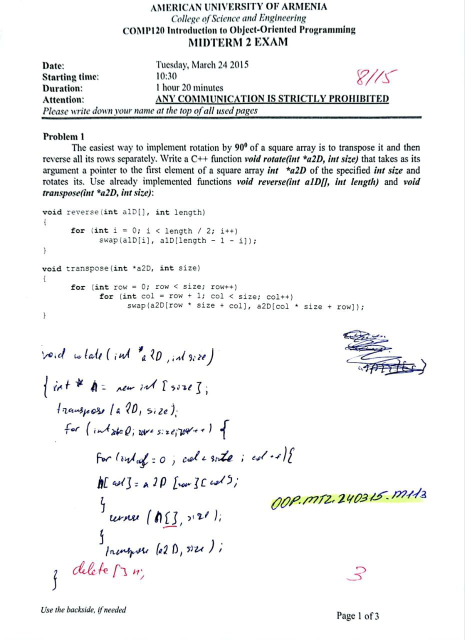
#> input picture MIDTERM/2M113/OOP.MT2.240315.m113.p1 copy.jpg, 930 x 1280 px (shown at 1/2 size)
$ python main.py
#> lines starting #> are read from the running program, lines starting #| are printed output that depends on the picture; after the words box and inside, x2 and y2 are one past the last pixel; in counts of white or black regions, pixels touching at a corner belong together
### Letter.py
class Letter:
    def __init__(self,coords,dims,number):
        self.id = number
        self.x = coords[0]
        self.y = coords[1]
        self.dimen = dims
        self.myCoor = [self.x,self.y]
        self.val = ""

    def getID(self):
        return self.id

    def getY(self):
        return self.y

    def getX(self):
        return self.x

    def getCoords(self):
        return self.myCoor

    def getHeight(self):
        return self.dimen[0]

    def getWidth(self):
        return self.dimen[1]

    def getDimension(self):
        return self.dimen

    def getValue(self):
        return self.val

    def getRight(self):
        return self.right

    def getLeft(self):
        return self.left

    def getArea(self):
        return self.dimen[0]*self.dimen[1]

### main.py
import Letter
import cv2
import numpy as np
from matplotlib import pyplot as plt


def findCorners(bound):
    c1 = [bound[3][0],bound[0][1]]
    c2 = [bound[1][0],bound[0][1]]
    c3 = [bound[1][0],bound[2][1]]
    c4 = [bound[3][0],bound[2][1]]
    return [c1,c2,c3,c4]

def findThresh(data):
    Binsize = 50
    density,bds = np.histogram(data,bins=Binsize)
    norm_dens = (density)/float(sum(density))
    cum_dist = norm_dens.cumsum()
    fn_min = np.inf
    thresh = -1
    bounds = range(1,Binsize)

    for itr in range(0,Binsize):
        if(itr == Binsize-1):
            break;
        p1 = np.asarray(norm_dens[0:itr])
        p2 = np.asarray(norm_dens[itr+1:])
        q1 = cum_dist[itr]
        q2 = cum_dist[-1] - q1
        b1 = np.asarray(bounds[0:itr])
        b2 = np.asarray(bounds[itr:])
        m1 = np.sum(p1*b1)/q1
        m2 = np.sum(p2*b2)/q2
        v1 = np.sum(((b1-m1)**2)*p1)/q1
        v2 = np.sum(((b2-m2)**2)*p2)/q2

        fn = v1*q1 + v2*q2
        if fn < fn_min:
            fn_min = fn
            thresh = itr

    return thresh,bds[thresh]

def dist(P1,P2):
    return np.sqrt((P1[0]-P2[0])**2+(P1[1]-P2[1])**2)

def mergeBoxes(c1,c2):
    newRect = []
    cx = min(c1[0][0],c2[0][0])
    cy = min(c1[0][1],c2[0][1])

    newRect.append([cx,cy])

    cx = max(c1[1][0],c2[1][0])
    cy = min(c1[1][1],c2[1][1])

    newRect.append([cx,cy])

    cx = max(c1[2][0],c2[2][0])
    cy = max(c1[2][1],c2[2][1])

    newRect.append([cx,cy])

    cx = min(c1[3][0],c2[3][0])
    cy = max(c1[3][1],c2[3][1])

    newRect.append([cx,cy])

    return newRect

def findCenterCoor(c1):
    width = abs(c1[0][0]-c1[1][0])
    height = abs(c1[0][1]-c1[3][1])
    return([c1[0][0]+(width/2.0), c1[0][1]+(height/2.0)])

def findSlope(p1,p2):
    if(p1[0]-p2[0] == 0):
        return np.inf

    return (p1[1]-p2[1])/(p1[0]-p2[0])

def isInside(p1,c1):
    if(p1[0] >= c1[0][0] and p1[0] <= c1[1][0] and p1[1] >= c1[0][1] and p1[1] <= c1[2][1]):
        return True
    else:
        return False

def findArea(c1):
    return abs(c1[0][0]-c1[1][0])*abs(c1[0][1]-c1[3][1])


if __name__ == "__main__":
    bndingBx = []
    corners = []

    img = cv2.imread('MIDTERM/2M113/OOP.MT2.240315.m113.p1 copy.jpg',0)
#> img: shape (1280, 930); min 0, max 255, mean 243.9
    blur = cv2.GaussianBlur(img,(5,5),0)
    th3 = cv2.adaptiveThreshold(img,255,cv2.ADAPTIVE_THRESH_GAUSSIAN_C,cv2.THRESH_BINARY,11,2)
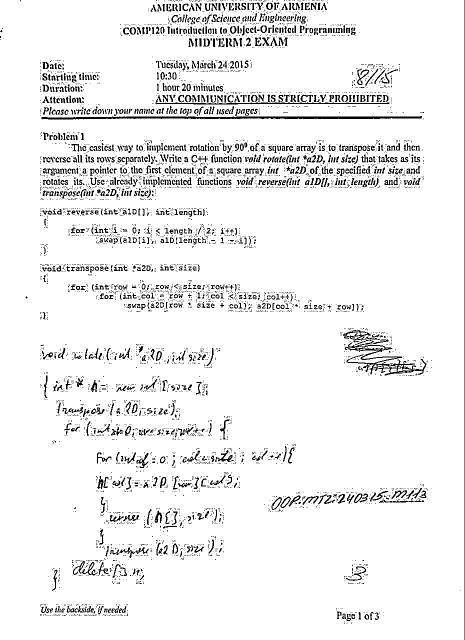
#> th3: shape (1280, 930) (shown at 1/2 size); 93.8% white; black in thin lines or dots
    th3 = cv2.bitwise_not(th3)
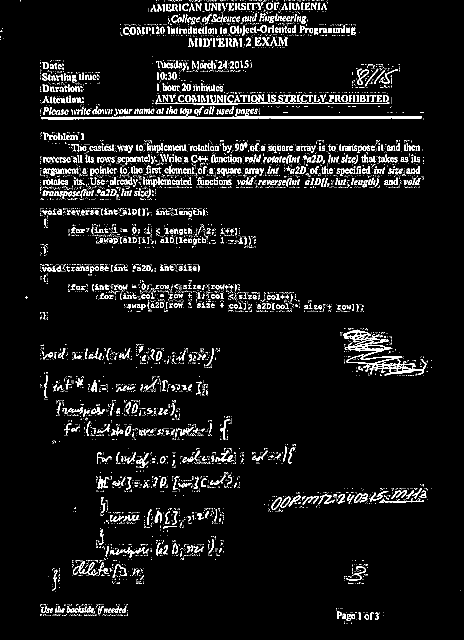
#> th3: shape (1280, 930) (shown at 1/2 size); 6.2% white in thin lines or dots
    contours, heirar = cv2.findContours(th3, cv2.RETR_CCOMP, cv2.CHAIN_APPROX_SIMPLE)
#> contours = 6267 contours, 5426 with area under 20; largest, box (x1, y1, x2, y2) and area: (686, 659, 853, 751) 2962, (83, 232, 844, 239) 2486, (311, 197, 779, 209) 627, (146, 1122, 196, 1151) 304, (543, 994, 564, 1020) 258

    for num in range(0,len(contours)):
        if(heirar[0][num][3] == -1):
            left = tuple(contours[num][contours[num][:,:,0].argmin()][0])
            right = tuple(contours[num][contours[num][:,:,0].argmax()][0])
            top = tuple(contours[num][contours[num][:,:,1].argmin()][0])
            bottom = tuple(contours[num][contours[num][:,:,1].argmax()][0])
            bndingBx.append([top,right,bottom,left])
#> this loop made 6267 passes
#> (left, right, top, bottom) on passes 8, 52, 58, 62, 67, 69, 71, 78, 80, 84, 89, 97: ((750, 1237), (757, 1235), (752, 1231), (751, 1239)), ((189, 1231), (192, 1229), (191, 1229), (190, 1231)), ((157, 1231), (160, 1230), (158, 1229), (159, 1231)), ((118, 1230), (120, 1229), (119, 1229), (118, 1231)), ((729, 1232), (737, 1236), (732, 1228), (732, 1238)), ((703, 1229), (709, 1236), (704, 1228), (704, 1237)), ((693, 1238), (701, 1239), (694, 1228), (694, 1241)), ((684, 1234), (691, 1237), (687, 1227), (685, 1237)), ((750, 1227), (756, 1229), (752, 1225), (755, 1229)), ((740, 1229), (746, 1227), (743, 1224), (742, 1239)), ((717, 1225), (721, 1238), (718, 1224), (718, 1238)), ((187, 1225), (189, 1225), (188, 1222), (187, 1226))
#> (right, top, bottom) on passes 3, 43, 46, 57, 60, 72: ((689, 1246), (688, 1245), (688, 1247)), ((131, 1231), (128, 1230), (129, 1231)), ((242, 1230), (241, 1229), (242, 1231)), ((169, 1230), (168, 1229), (169, 1231)), ((146, 1230), (144, 1229), (145, 1230)), ((255, 1231), (254, 1228), (254, 1231))
#> after the loop, bndingBx = 6009 items

    for bx in bndingBx:
        corners.append(findCorners(bx))
#> this loop made 6009 passes
#> c4 in findCorners on passes 4 to 6: [703, 1244], [688, 1242], [713, 1239]
#> after the loop, corners = 6009 items

    imgplot = plt.imshow(img,'gray')

    plt.clf()

    err = 2
    Area = []

    for corner in corners:
        Area.append(findArea(corner))
#> this loop made 6009 passes
#> corner on passes 1 to 3: [[702, 1246], [703, 1246], [703, 1246], [702, 1246]], [[693, 1246], [694, 1246], [694, 1246], [693, 1246]], [[688, 1245], [689, 1245], [689, 1247], [688, 1247]]
#> after the loop, Area = 6009 values, max 15106 at index 2139, min 0 at index 0, mean 21.64

    Area = np.asarray(Area)
    avgArea = np.mean(Area)
#> avgArea = 21.64
    stdArea = np.std(Area)
#> stdArea = 222.3
    outlier = (Area < avgArea - stdArea)

    for num in range(0,len(outlier)):
        dot = False

        if(outlier[num]):
            black = np.zeros((len(img),len(img[0])),np.uint8)

            cv2.rectangle(black,(corners[num][0][0],corners[num][0][1]),(corners[num][2][0],corners[num][2][1]),(255,255),-1)

            fin =  cv2.bitwise_and(th3,black)

            tempCnt,tempH = cv2.findContours(fin,cv2.RETR_CCOMP, cv2.CHAIN_APPROX_SIMPLE)
            for cnt in tempCnt:

                rect = cv2.minAreaRect(cnt)
                axis1 = rect[1][0]/2.0
                axis2 = rect[1][1]/2.0

                if(axis1 != 0 and axis2 != 0):
                    ratio = axis1/axis2

                    if ratio > 1.0 - err and ratio < err + 1.0:
                        dot = True
            if dot:
                bestCorner = corners[num]
                closest = np.inf

                for crn in corners:
                    width = abs(crn[0][0]-crn[1][0])
                    height = abs(crn[0][1]-crn[3][1])
                    if(corners[num][0][1] > crn[0][1]):
                        continue
                    elif dist(corners[num][0],crn[0]) < closest and crn != corners[num]:
                        cent = findCenterCoor(crn)
                        bestCorner = crn
                        closest = dist(corners[num][0],crn[0])

                newCorners = mergeBoxes(corners[num],bestCorner)

                corners.append(newCorners)

                corners[num][0][0] = 0
                corners[num][0][1] = 0
                corners[num][1][0] = 0
                corners[num][1][1] = 0
                corners[num][2][0] = 0
                corners[num][2][1] = 0
                corners[num][3][0] = 0
                corners[num][3][1] = 0
                bestCorner[0][0] = 0
                bestCorner[0][1] = 0
                bestCorner[1][0] = 0
                bestCorner[1][1] = 0
                bestCorner[2][0] = 0
                bestCorner[2][1] = 0
                bestCorner[3][0] = 0
                bestCorner[3][1] = 0

    AllLetters = []
    counter = 0

    for bx in corners:
        width = abs(bx[1][0] - bx[0][0])
        height = abs(bx[3][1] - bx[0][1])
        if width*height == 0:
            continue

        plt.plot([bx[0][0],bx[1][0]],[bx[0][1],bx[1][1]],'g-',linewidth=2)
        plt.plot([bx[1][0],bx[2][0]],[bx[1][1],bx[2][1]],'g-',linewidth=2)
        plt.plot([bx[2][0],bx[3][0]],[bx[2][1],bx[3][1]],'g-',linewidth=2)
        plt.plot([bx[3][0],bx[0][0]],[bx[3][1],bx[0][1]],'g-',linewidth=2)

        newLetter = Letter.Letter([bx[0][0],bx[0][1]],[height,width],counter)

        AllLetters.append(newLetter)

        counter+=1
#> this loop made 6009 passes

    plt.imshow(th3,'gray')
    plt.show()
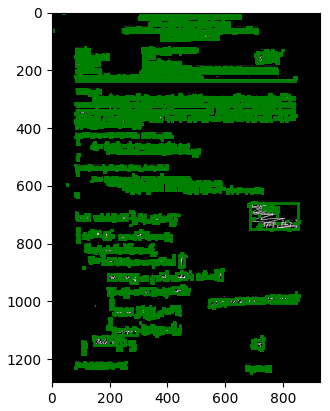
#> figure drawn by matplotlib, 1 panel
    plt.clf()
    AllLetters.sort(key=lambda letter: letter.getY()+letter.getHeight())

    prjYCoords = []

    for letter in AllLetters:
        prjYCoords.append(letter.getY()+letter.getHeight())
        plt.plot([letter.getX(),letter.getX()+letter.getWidth()],[letter.getY(),letter.getY()],'b-',linewidth=2)
        plt.plot([letter.getX()+letter.getWidth(),letter.getX()+letter.getWidth()],[letter.getY(),letter.getY()+letter.getHeight()],'b-',linewidth=2)
        plt.plot([letter.getX()+letter.getWidth(),letter.getX()],[letter.getY()+letter.getHeight(),letter.getY()+letter.getHeight()],'b-',linewidth=2)
        plt.plot([letter.getX(),letter.getX()],[letter.getY()+letter.getHeight(),letter.getY()],'b-',linewidth=2)


    for c in prjYCoords:
        plt.plot(0,c,'ro');
#> this loop made 2238 passes
#> c on passes 3 to 5: 1, 1, 1

    coorDists = [0]

    for num in range(1,len(prjYCoords)):
        valCur = prjYCoords[num]
        valPast = prjYCoords[num-1]

        coorDists.append(valCur-valPast)

    coorDists_c = []

    for num in range(0,len(coorDists)):
        if(coorDists[num] > 5):
            coorDists_c.append(coorDists[num])

    res,thval = findThresh(coorDists)

    lines = [[AllLetters[0]]]
    IDS = [[AllLetters[0].getID()]]
    count = 0
    start = 0
    end = 0
    asd = 1.0
    meanCoord = float(sum(coorDists))/float(len(coorDists))
    stdCoord = np.std(coorDists)

    plt.clf()
    plt.plot(coorDists)
    plt.plot([0,400],[meanCoord+asd*stdCoord,meanCoord+asd*stdCoord],'r-')
    plt.show()
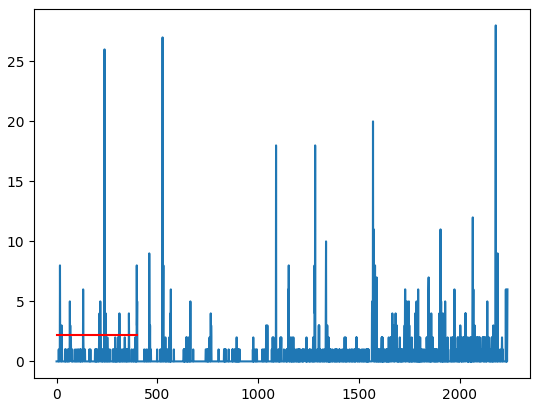
#> figure drawn by matplotlib, 1 panel; curve peaks at x = 2179, y = 28

    medPoints = []

    for num in range(0,len(coorDists)):
        if coorDists[num] > meanCoord + asd*stdCoord and end == 0:
            start = num
        if coorDists[num] > meanCoord + asd*stdCoord and start > 0:
            end = num
            medPoints.append(int(start+(end-start)/2.0))
            start = num

    medPoints.append(start)

    medPoints.insert(0,0)

    lines = []

    for num in range(0,len(medPoints)):
        lines.append(prjYCoords[medPoints[num]])
        print(medPoints[num])
        plt.plot([0,5000],[prjYCoords[medPoints[num]],prjYCoords[medPoints[num]]],'r-')
#> this loop made 92 passes
#| 0
#| 17
#| 21
#| 45
#| 67
#| 100
#| 172
#| 215
#> (further printed lines are left out)

    imgplot = plt.imshow(img,'gray')

    plt.show()
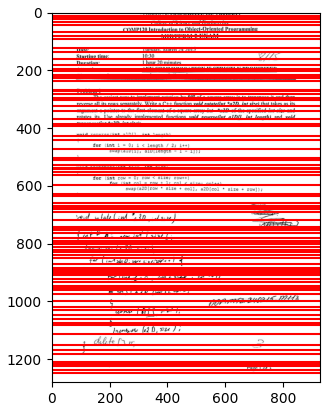
#> figure drawn by matplotlib, 1 panel
    cv2.waitKey(0)
    cv2.destroyAllWindows()
